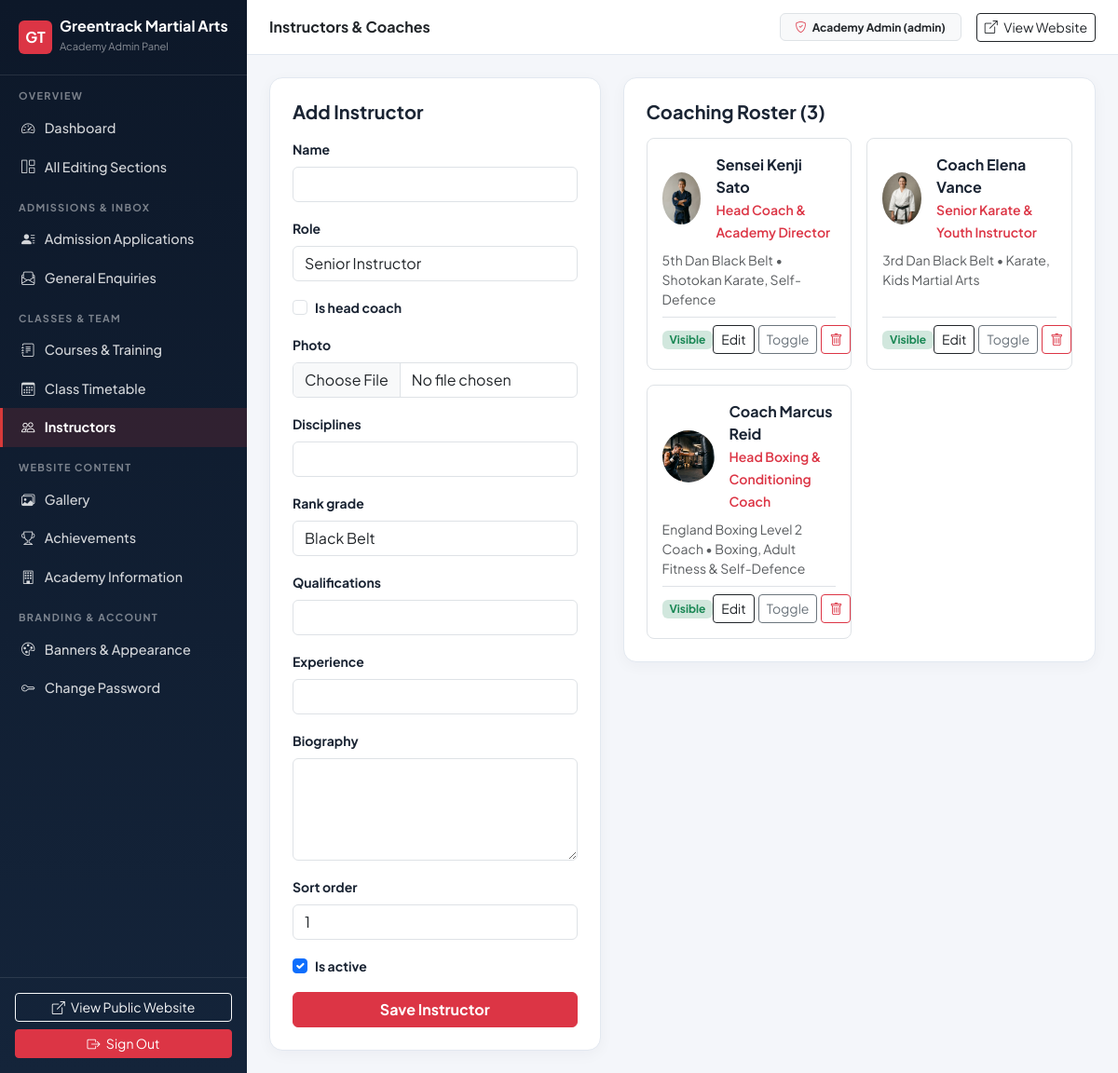
The page /academy-panel/content/instructors/ (signed in) on the database its author committed.
### core/models.py (models this page shows, shortened)
class SiteSettings(models.Model):
    academy_name = models.CharField(max_length=150, default='Greentrack Martial Arts')
    tagline = models.CharField(
        max_length=200,
        default='Build Strength. Discipline. Confidence.',
    )
    logo = models.ImageField(
        upload_to='branding/',
        blank=True,
        null=True,
        validators=[validate_safe_image],
    )
    phone = models.CharField(max_length=40, default='+91 98765 43210')
    whatsapp = models.CharField(
        max_length=40,
        default='919876543210',
        help_text='Digits with country code, no + or spaces (used for WhatsApp click-to-chat).',
    )
    email = models.EmailField(default='admissions@greentrackmartialarts.in')
    address = models.TextField(
        default='42 Greentrack Dojo, 100 Feet Road, Indiranagar, Bengaluru 560038',
    )
    opening_hours = models.CharField(
        max_length=200,
        default='Mon–Fri: 6:00 AM – 9:00 PM | Sat–Sun: 7:30 AM – 4:00 PM',
    )
    map_url = models.URLField(
        blank=True,
        default='https://maps.google.com/?q=Indiranagar+Bengaluru',
        help_text='Verified Google Maps directions link.',
    )
    map_embed_url = models.URLField(
        blank=True,
        default='',
        help_text='Optional Google Maps embed iframe URL.',
    )
    instagram_url = models.URLField(blank=True, default='https://instagram.com/')
    facebook_url = models.URLField(blank=True, default='https://facebook.com/')
    youtube_url = models.URLField(blank=True, default='')
    primary_color = models.CharField(max_length=20, default='#14243A')
    action_color = models.CharField(max_length=20, default='#D83A3A')
    accent_color = models.CharField(max_length=20, default='#E6A23C')
    show_fees_publicly = models.BooleanField(
        default=True,
        help_text='Show monthly course fees on Courses and Timetable pages.',
    )
    founded_year = models.PositiveIntegerField(default=2014)
    academy_story = models.TextField(
        default=(
            'Founded in 2014, Greentrack Martial Arts was established to provide structured, '
            'safe, and welcoming martial arts education for children, teens, and adults. '
            'Our academy blends traditional martial values—respect, self-control, and perseverance—with '
            'modern coaching science.'
        ),
    )
    training_philosophy = models.TextField(
        default=(
            'Every student progresses at a clear, structured pace built on safety, technical mastery, '
            'physical conditioning, and mental confidence. Whether stepping onto the mats for fitness, '
            'personal safety, or tournament competition, our instructors guide each learner personally.'
        ),
    )
    footer_text = models.CharField(
        max_length=255,
        default='Structured Karate, Boxing, Kung Fu, and practical Self-Defence training for all ages.',
    )
    privacy_notice = models.TextField(
        default=(
            'Greentrack Martial Arts collects admission and enquiry details solely to respond to your '
            'training request, schedule trial assessments, and manage academy enrolment. Minor applicant '
            'information requires parent or guardian consent. Personal data is restricted to authorised '
            'academy staff, never sold or exposed publicly, and retained only as long as necessary for '
            'enrolment or legal compliance. To request data deletion, contact our academy office.'
        ),
    )
    updated_at = models.DateTimeField(auto_now=True)
    class Meta:
        verbose_name = 'Academy Information'
        verbose_name_plural = 'Academy Information'

### courses/models.py (models this page shows, shortened)
class Instructor(models.Model):
    name = models.CharField(max_length=120)
    slug = models.SlugField(unique=True, blank=True)
    role = models.CharField(max_length=100, default='Senior Instructor')
    is_head_coach = models.BooleanField(default=False)
    photo = models.ImageField(
        upload_to='instructors/',
        blank=True,
        null=True,
        validators=[validate_safe_image],
    )
    disciplines = models.CharField(
        max_length=150,
        help_text='e.g. Shotokan Karate, Self-Defence',
    )
    rank_grade = models.CharField(
        max_length=100,
        default='Black Belt',
        help_text='Verified belt rank or coaching grade.',
    )
    qualifications = models.CharField(max_length=220)
    experience = models.CharField(max_length=100, help_text='e.g. 12+ Years Coaching')
    biography = models.TextField()
    sort_order = models.PositiveIntegerField(default=1)
    is_active = models.BooleanField(default=True)
    created_at = models.DateTimeField(auto_now_add=True)
    updated_at = models.DateTimeField(auto_now=True)
    class Meta:
        ordering = ['-is_head_coach', 'sort_order', 'name']
        verbose_name = 'Instructor'
        verbose_name_plural = 'Instructors'

### academy_panel/views.py (the view)
# urls.py: path('content/instructors/', views.manage_instructors_view, name='manage_instructors'),
@admin_panel_required
def manage_instructors_view(request):
    edit_id = request.GET.get('edit')
    instance = get_object_or_404(Instructor, pk=edit_id) if edit_id and edit_id.isdigit() else None
    if request.method == 'POST':
        if request.POST.get('toggle_id'):
            inst_obj = get_object_or_404(Instructor, pk=request.POST.get('toggle_id'))
            inst_obj.is_active = not inst_obj.is_active
            inst_obj.save()
            messages.success(request, f'{inst_obj.name} visibility updated.')
            return redirect('academy_panel:manage_instructors')
        if request.POST.get('delete_id'):
            inst_obj = get_object_or_404(Instructor, pk=request.POST.get('delete_id'))
            name = inst_obj.name
            inst_obj.delete()
            messages.success(request, f'Instructor "{name}" removed.')
            return redirect('academy_panel:manage_instructors')
        post_id = request.POST.get('instructor_id')
        target = get_object_or_404(Instructor, pk=post_id) if post_id else None
        form = InstructorForm(request.POST, request.FILES, instance=target)
        if form.is_valid():
            saved = form.save()
            messages.success(request, f'Instructor "{saved.name}" saved successfully.')
            return redirect('academy_panel:manage_instructors')
    else:
        form = InstructorForm(instance=instance)
    return render(request, 'dashboard/content/instructors.html', {
        'instructors': Instructor.objects.all(),
        'form': form,
        'editing': instance,
        'active_nav': 'instructors',
    })

### templates/dashboard/content/instructors.html (shortened to what this page needs)
{% extends 'dashboard/base.html' %}
{% block page_heading %}Instructors &amp; Coaches{% endblock %}
{% block content %}
<div class="row g-4">
  <div class="col-lg-5">
    <div class="portal-card p-4">
      <div class="d-flex justify-content-between align-items-center mb-3">
        <h2 class="h5 fw-bold mb-0">{% if editing %}Edit Instructor{% else %}Add Instructor{% endif %}</h2>
      </div>
      <form method="post" enctype="multipart/form-data">
        {% for field in form %}
          <div class="mb-3">
            {% if field.field.widget.input_type == 'checkbox' %}
              <div class="form-check">
                {{ field }}
                <label class="form-check-label small fw-bold" for="{{ field.id_for_label }}">{{ field.label }}</label>
              </div>
            {% else %}
              <label class="form-label small fw-bold" for="{{ field.id_for_label }}">{{ field.label }}</label>
              {{ field }}
            {% endif %}
          </div>
        {% endfor %}
        <button type="submit" class="btn btn-danger w-100 fw-bold">Save Instructor</button>
      </form>
    </div>
  </div>
  <div class="col-lg-7">
    <div class="portal-card p-4">
      <h2 class="h5 fw-bold mb-3">Coaching Roster ({{ instructors|length }})</h2>
      <div class="row g-3">
        {% for inst in instructors %}
          <div class="col-md-6">
            <div class="border rounded-3 p-3 h-100 d-flex flex-column">
              <div class="d-flex align-items-center gap-3 mb-2">
                {% if inst.photo %}
                  <img src="{{ inst.photo.url }}" alt="{{ inst.name }}" class="rounded-circle object-fit-cover" width="56" height="56" style="object-position: top;">
                {% endif %}
                <div>
                  <div class="fw-bold">{{ inst.name }}</div>
                  <small class="text-danger fw-semibold">{{ inst.role }}</small>
                </div>
              </div>
              <p class="small text-muted mb-2 flex-grow-1">{{ inst.rank_grade }} &bull; {{ inst.disciplines }}</p>
              <div class="d-flex justify-content-between align-items-center pt-2 border-top">
                <span class="badge {% if inst.is_active %}bg-success-subtle text-success{% else %}bg-secondary{% endif %}">
                  {% if inst.is_active %}Visible{% else %}Hidden{% endif %}
                </span>
                <div class="d-flex gap-1">
                  <a href="?edit={{ inst.pk }}" class="btn btn-sm btn-outline-dark">Edit</a>
                  <form method="post" class="d-inline">
                    <button type="submit" class="btn btn-sm btn-outline-secondary">Toggle</button>
                  </form>
                  <form method="post" class="d-inline" onsubmit="return confirm('Remove this instructor?');">
                    <button type="submit" class="btn btn-sm btn-outline-danger"><i class="bi bi-trash"></i></button>
                  </form>
                </div>
              </div>
            </div>
          </div>
        {% endfor %}
      </div>
    </div>
  </div>
</div>
{% endblock %}

### templates/dashboard/base.html (shortened to what this page needs)
{% load static %}
<!DOCTYPE html>
<html lang="en">
<head>
  <link href="https://cdn.jsdelivr.net/npm/bootstrap@5.3.3/dist/css/bootstrap.min.css" rel="stylesheet">
  <link href="https://cdn.jsdelivr.net/npm/bootstrap-icons@1.11.3/font/bootstrap-icons.min.css" rel="stylesheet">
  <link rel="stylesheet" href="{% static 'css/dashboard.css' %}">
</head>
<body>
  <div class="portal-wrapper">
    <aside class="portal-sidebar d-none d-lg-flex">
      <div class="portal-brand d-flex align-items-center gap-2">
        {% if site_settings.logo %}
          <img src="{{ site_settings.logo.url }}" alt="{{ site_settings.academy_name }}" height="36" class="rounded-2">
        {% else %}
          <span class="d-inline-flex align-items-center justify-content-center rounded-2 bg-danger text-white fw-bold" style="width: 36px; height: 36px;">GT</span>
        {% endif %}
        <div>
          <div class="fw-bold lh-1">{{ site_settings.academy_name }}</div>
          <small class="text-white-50" style="font-size: 0.7rem;">Academy Admin Panel</small>
        </div>
      </div>
      <nav class="flex-grow-1 pb-4">
        <div class="portal-nav-label">Overview</div>
        <a href="{% url 'academy_panel:overview' %}" class="portal-nav-link {% if active_nav == 'overview' %}active{% endif %}">
          <i class="bi bi-speedometer2"></i> Dashboard
        </a>
        <a href="{% url 'academy_panel:content_hub' %}" class="portal-nav-link {% if active_nav == 'content' %}active{% endif %}">
          <i class="bi bi-grid-1x2"></i> All Editing Sections
        </a>
        <div class="portal-nav-label">Admissions &amp; Inbox</div>
        <a href="{% url 'academy_panel:applications' %}" class="portal-nav-link {% if active_nav == 'applications' %}active{% endif %}">
          <i class="bi bi-person-lines-fill"></i> Admission Applications
        </a>
        <a href="{% url 'academy_panel:enquiries' %}" class="portal-nav-link {% if active_nav == 'enquiries' %}active{% endif %}">
          <i class="bi bi-envelope-paper"></i> General Enquiries
        </a>
        <div class="portal-nav-label">Classes &amp; Team</div>
        <a href="{% url 'academy_panel:manage_courses' %}" class="portal-nav-link {% if active_nav == 'courses' %}active{% endif %}">
          <i class="bi bi-journal-text"></i> Courses &amp; Training
        </a>
        <a href="{% url 'academy_panel:manage_timetable' %}" class="portal-nav-link {% if active_nav == 'timetable' %}active{% endif %}">
          <i class="bi bi-calendar3"></i> Class Timetable
        </a>
        <a href="{% url 'academy_panel:manage_instructors' %}" class="portal-nav-link {% if active_nav == 'instructors' %}active{% endif %}">
          <i class="bi bi-people"></i> Instructors
        </a>
        <div class="portal-nav-label">Website Content</div>
        <a href="{% url 'academy_panel:manage_gallery' %}" class="portal-nav-link {% if active_nav == 'gallery' %}active{% endif %}">
          <i class="bi bi-images"></i> Gallery
        </a>
        <a href="{% url 'academy_panel:manage_achievements' %}" class="portal-nav-link {% if active_nav == 'achievements' %}active{% endif %}">
          <i class="bi bi-trophy"></i> Achievements
        </a>
        <a href="{% url 'academy_panel:manage_info' %}" class="portal-nav-link {% if active_nav == 'info' %}active{% endif %}">
          <i class="bi bi-building"></i> Academy Information
        </a>
        <div class="portal-nav-label">Branding &amp; Account</div>
        <a href="{% url 'academy_panel:manage_appearance' %}" class="portal-nav-link {% if active_nav == 'appearance' %}active{% endif %}">
          <i class="bi bi-palette"></i> Banners &amp; Appearance
        </a>
        <a href="{% url 'academy_panel:account_settings' %}" class="portal-nav-link {% if active_nav == 'account' %}active{% endif %}">
          <i class="bi bi-key"></i> Change Password
        </a>
      </nav>
      <div class="p-3 border-top border-white border-opacity-10">
        <a href="{% url 'home' %}" target="_blank" class="btn btn-outline-light btn-sm w-100 mb-2">
          <i class="bi bi-box-arrow-up-right me-1"></i> View Public Website
        </a>
        <a href="{% url 'academy_panel:logout' %}" class="btn btn-danger btn-sm w-100">
          <i class="bi bi-box-arrow-right me-1"></i> Sign Out
        </a>
      </div>
    </aside>
    <div class="portal-main">
      <header class="portal-topbar">
        <div class="d-flex align-items-center gap-2">
          <span class="fw-bold text-dark">{% block page_heading %}Academy Admin Panel{% endblock %}</span>
        </div>
        <div class="d-flex align-items-center gap-3">
          <span class="badge bg-light text-dark border py-2 px-3 d-none d-sm-inline-block">
            <i class="bi bi-shield-check text-danger me-1"></i>
            Academy Admin ({{ request.user.username }})
          </span>
          <a href="{% url 'home' %}" target="_blank" class="btn btn-sm btn-outline-dark d-none d-md-inline-block">
            <i class="bi bi-box-arrow-up-right me-1"></i> View Website
          </a>
        </div>
      </header>
      <div class="p-3 p-md-4 flex-grow-1">
        {% block content %}{% endblock %}
      </div>
    </div>
  </div>
</body>
</html>

### rows shown on the page
SiteSettings: academy_name "Greentrack Martial Arts"
Instructor: photo (picture), name "Sensei Kenji Sato", role "Head Coach & Academy Director", rank_grade "5th Dan Black Belt", disciplines "Shotokan Karate, Self-Defence", is_active "Visible"
Instructor: photo (picture), name "Coach Elena Vance", role "Senior Karate & Youth Instructor", rank_grade "3rd Dan Black Belt", disciplines "Karate, Kids Martial Arts", is_active "Visible"
Instructor: photo (picture), name "Coach Marcus Reid", role "Head Boxing & Conditioning Coach", rank_grade "England Boxing Level 2 Coach", disciplines "Boxing, Adult Fitness & Self-Defence", is_active "Visible"

### other values the page prints
{{ request.user.username }} "admin"
{{ field.label }} "Name" "Role" "Photo" "Disciplines" "Rank grade" "Qualifications" "Experience" "Biography" "Sort order"
{{ field.label }} "Is head coach" "Is active"
{{ instructors|length }} "3"
